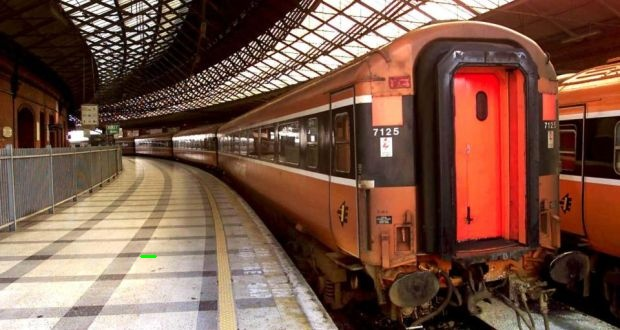
#> input picture images/houghlines5.jpg, 620 x 330 px
$ python edge_drawing_lines.py
#> lines starting #> are read from the running program, lines starting #| are printed output that depends on the picture; after the words box and inside, x2 and y2 are one past the last pixel; in counts of white or black regions, pixels touching at a corner belong together
import cv2
import numpy as np


img = cv2.imread('../images/houghlines5.jpg')
#> img is the input picture: shape (330, 620, 3); mean B, G, R 69.4, 84.7, 120.5
gray_img = cv2.cvtColor(img, cv2.COLOR_BGR2GRAY)
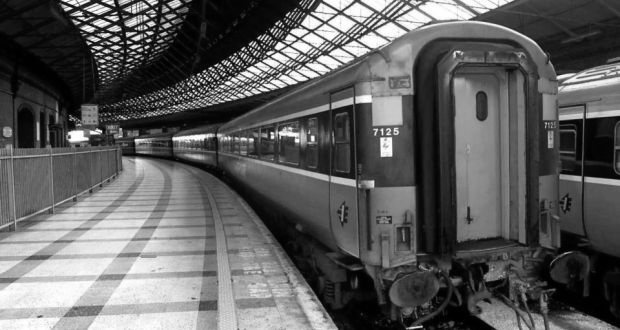
#> gray_img: shape (330, 620); min 0, max 255, mean 93.7

edge_drawing = cv2.ximgproc.createEdgeDrawing()

edge_drawing_params = cv2.ximgproc_EdgeDrawing_Params()
edge_drawing_params.MinLineLength = 20

edge_drawing.setParams(edge_drawing_params)

# Detect edges.
edge_drawing.detectEdges(gray_img)

# Detect lines based on the edges and the specified parameters.
lines = edge_drawing.detectLines()

# Draw the detected lines.
if lines is not None:
    lines = np.uint16(np.around(lines))
    for line in lines:
        line = line.squeeze()
        cv2.line(img, (line[0], line[1]),
                 (line[2], line[3]), (0, 255, 0), 2, cv2.LINE_AA)
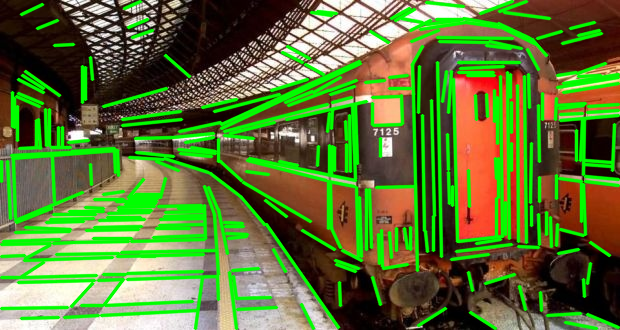
#> img: shape (330, 620, 3); mean B, G, R 53.8, 119.7, 92.1

cv2.imshow("Detected lines", img)
cv2.waitKey()
cv2.destroyAllWindows()

$ run again, with images/aloeL.jpg copied over images/houghlines5.jpg
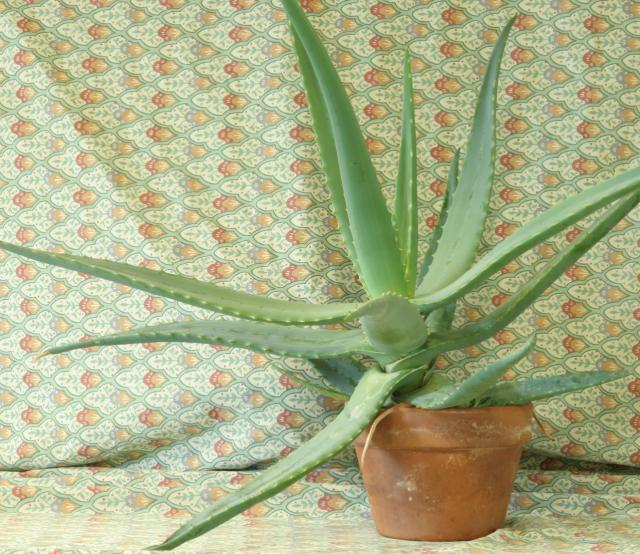
#> input picture images/aloeL.jpg, 640 x 554 px
#> img is the input picture: shape (554, 640, 3); mean B, G, R 136.2, 176.7, 170.7
#> `gray_img = cv2.cvtColor(img, cv2.COLOR_BGR2GRAY)`:
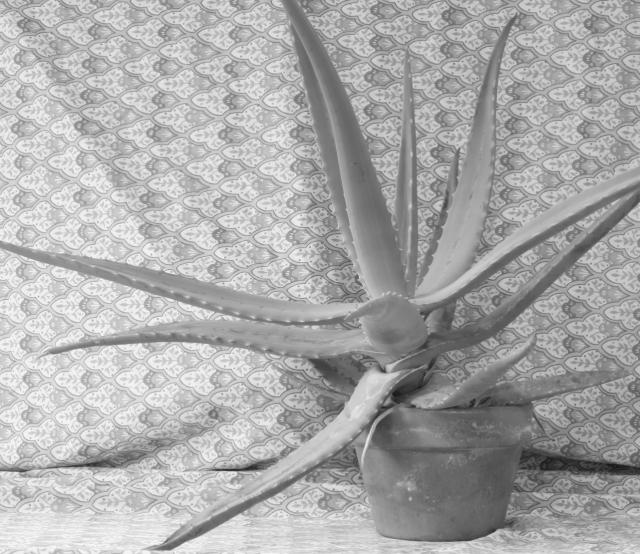
#> gray_img: shape (554, 640); min 22, max 253, mean 170.3
#> after the loop `for line in lines:`:
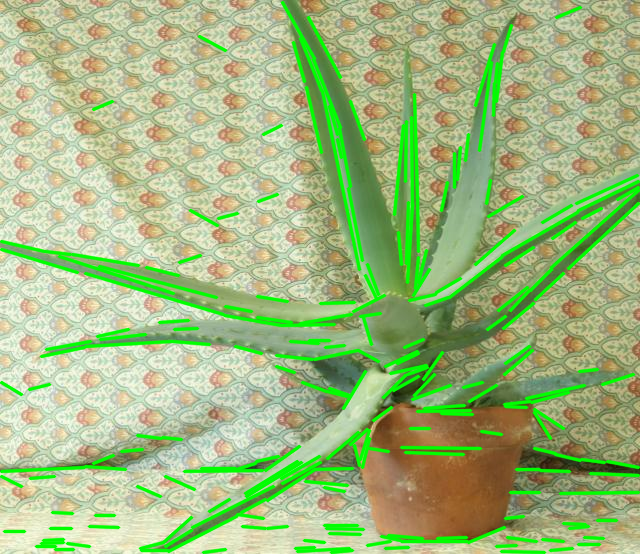
#> img: shape (554, 640, 3); 11.98% of pixels changed, all inside (x1, y1, x2, y2) = (0, 0, 640, 554)

$ run again, with images/aloeR.jpg copied over images/houghlines5.jpg
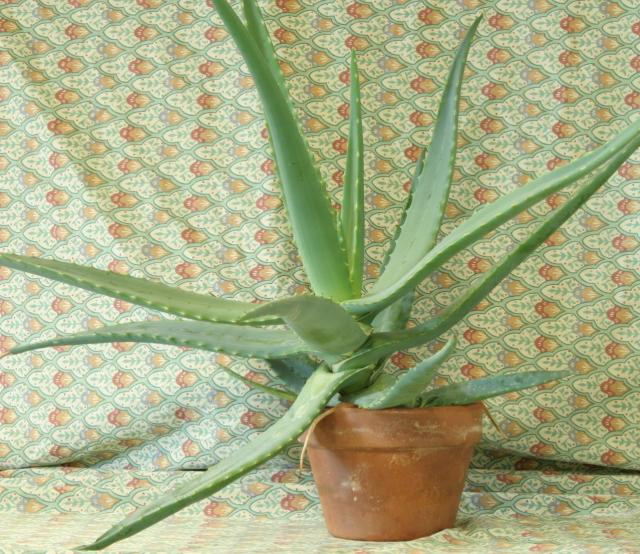
#> input picture images/aloeR.jpg, 640 x 554 px
#> img is the input picture: shape (554, 640, 3); mean B, G, R 133.7, 173.7, 167.5
#> `gray_img = cv2.cvtColor(img, cv2.COLOR_BGR2GRAY)`:
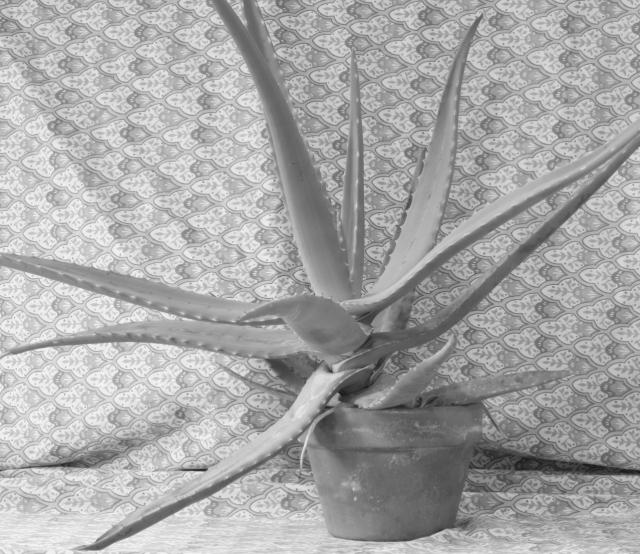
#> gray_img: shape (554, 640); min 21, max 252, mean 167.3
#> after the loop `for line in lines:`:
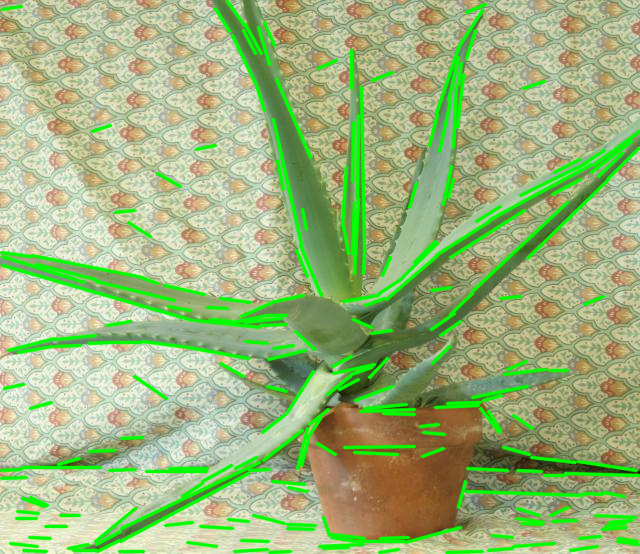
#> img: shape (554, 640, 3); 11.95% of pixels changed, all inside (x1, y1, x2, y2) = (0, 0, 640, 554)
